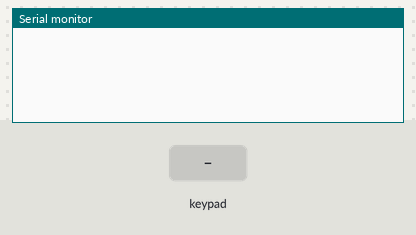
A sketch run on a simulated ESP32. Parts: the last lines printed to the serial monitor. Inputs (shaded band) come from the test bench.

Above: at 1.2 s.
1.3 s: key 'A' pressed
At 2.5 s:
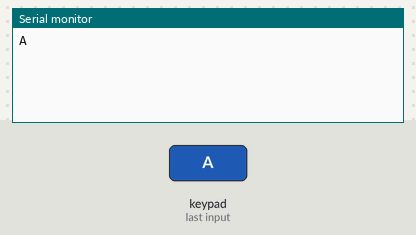
2.8 s: keypad keys 1 3 1 2 1 4 2 7 pressed 0.4 s apart
At 5.9 s:
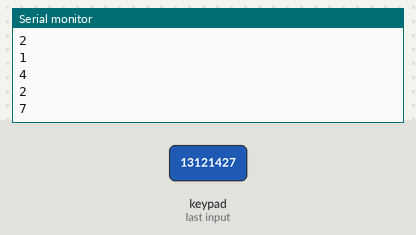
7.5 s: key 'B' pressed
At 8.7 s:
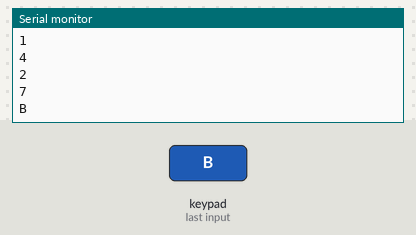
9.0 s: keypad keys 1 3 1 2 1 4 2 7 D pressed 0.4 s apart
At 13.3 s:
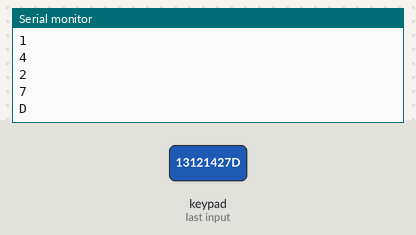
14.1 s: key 'C' pressed
At 14.8 s:
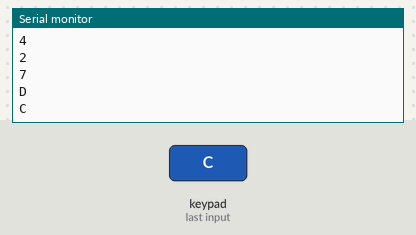
15.6 s: key 'F' pressed
At 17.0 s:
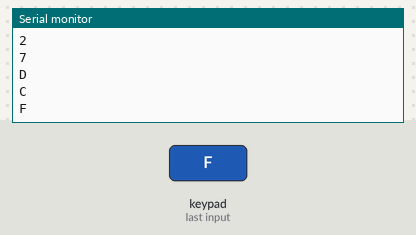
Timing chart, 0 to 18.1 s (numbered marks = the images above; inputs shaded):
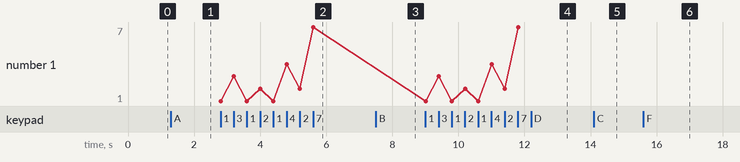

The sketch:

keypad_5x4.ino
```cpp
#include <Keypad.h>
#include <Wire.h>

const byte ROWS = 5; // four rows
const byte COLS = 4; // four columns
// define the cymbols on the buttons of the keypads
char hexaKeys[ROWS][COLS] = {
    {'A', 'B', 'C', 'F'},
    {'1', '2', '3', 'U'},
    {'4', '5', '6', 'D'},
    {'7', '8', '9', 'E'},
    {'K', '0', 'T', 'N'}};

byte rowPins[ROWS] = {23, 33, 32, 4, 15};
byte colPins[COLS] = {13, 12, 14, 27};

// initialize an instance of class NewKeypad
Keypad customKeypad = Keypad(makeKeymap(hexaKeys), rowPins, colPins, ROWS, COLS);

void setup()
{
  Serial.begin(9600);
}

void loop()
{
  char customKey = customKeypad.getKey();

  if (customKey)
  {
    Serial.println(customKey);
  }
}
```

Measured:
- after the input at 1.3 s, the serial monitor: prints a new line at once (image 1)
- after the input at 2.8 s, the serial monitor: prints a new line at once (image 2)
- after the input at 7.5 s, the serial monitor: prints a new line at once (image 3)
- after the input at 9.0 s, the serial monitor: prints a new line at once (image 4)
- after the input at 14.1 s, the serial monitor: prints a new line at once (image 5)
- after the input at 15.6 s, the serial monitor: prints a new line at once (image 6)
